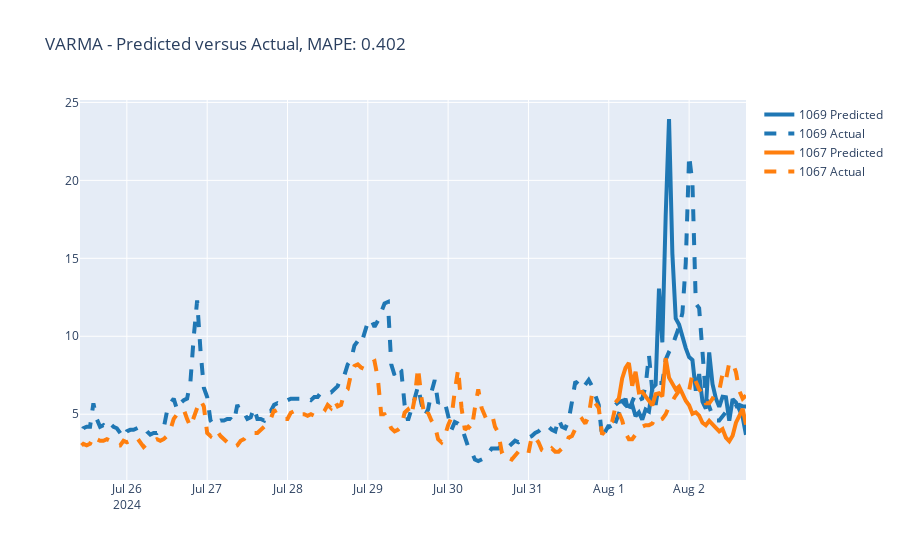

Write notebook code for a chart like this one.
### Markdown cell above
### Measuring VARMA Performance

### Code cell
graph_forecast(concatted_df_varma, "VARMA")
